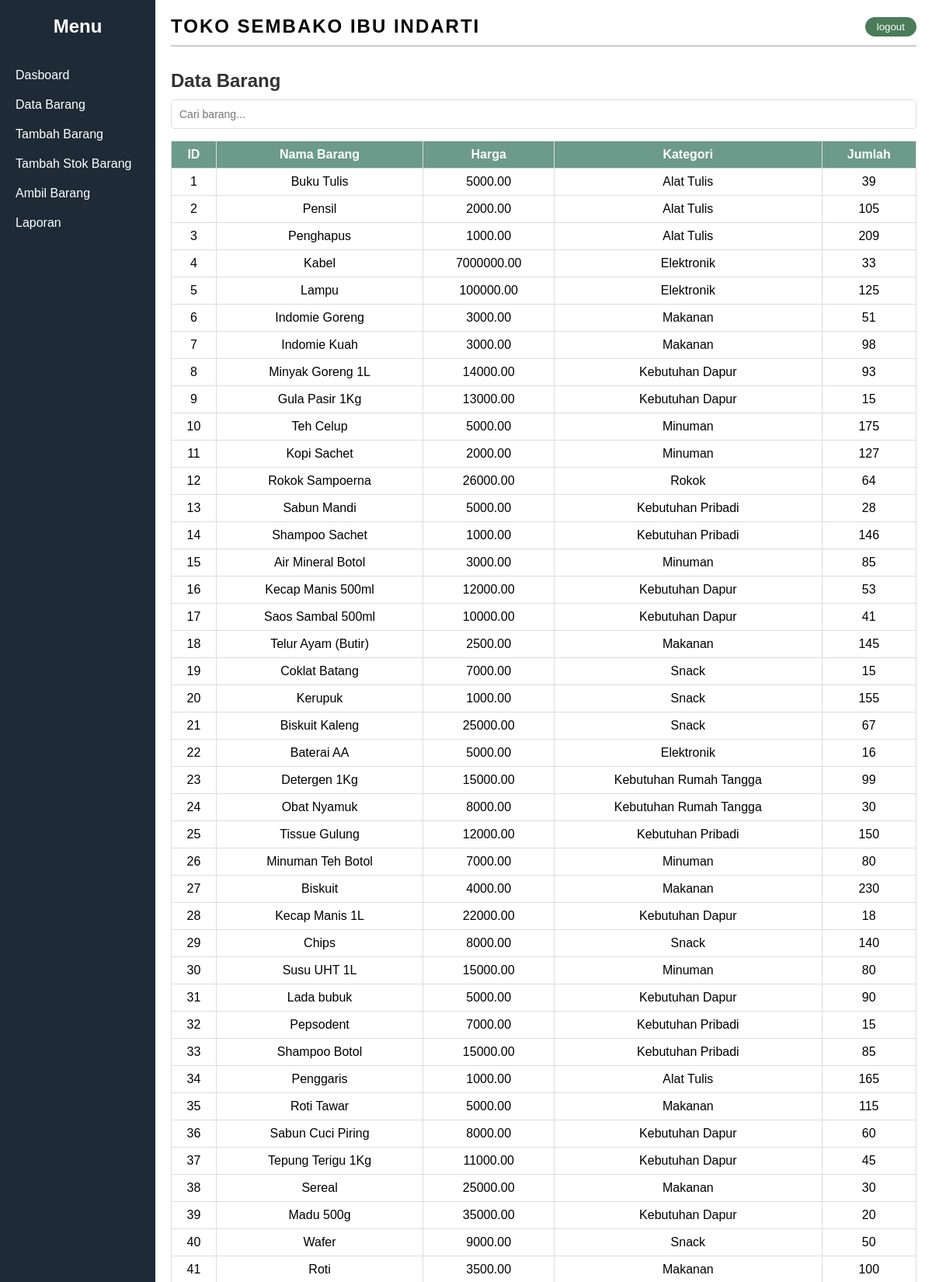
/Projek/databarang.php (upper part), run on the app's committed database.
### tables this page shows
CREATE TABLE `barang` (
  `id` int(11) NOT NULL,
  `nama_barang` varchar(100) NOT NULL,
  `harga` decimal(10,2) NOT NULL,
  `kategori` varchar(50) NOT NULL,
  `stok` int(11) NOT NULL
);

### Projek/databarang.php (the view, shortened to what this page needs)
<!DOCTYPE html>
<html lang="en">
<head>
    <link rel="stylesheet" href="style.css">
</head>
<body>
    <div class="container">
        <div class="sidebar">
            <h2>Menu</h2>
            <ul>
                <li><a href="dashboard.php">Dasboard</a></li>
                <li><a href="databarang.php">Data Barang</a></li>
                <li><a href="tambahbarang.php">Tambah Barang</a></li>
                <li><a href="tambahstok.php">Tambah Stok Barang</a></li>
                <li><a href="ambilstok.php">Ambil Barang</a></li>
                <li><a href="laporan.php">Laporan</a></li>
            </ul>
        </div>
        <div class="main-content">
            <header>
                <h1>TOKO SEMBAKO IBU INDARTI</h1>
                <a href="index.php"><button class="logout">logout</button></a>
            </header>
            <section id="data-barang" class="section">
                <h2>Data Barang</h2>
                <div class="search-bar">
                    <input type="text" id="searchInput" placeholder="Cari barang...">
                </div>
                <div class="bungkustabel">
                <table>
                    <thead>
                        <tr>
                            <th>ID</th>
                            <th>Nama Barang</th>
                            <th>Harga</th>
                            <th>Kategori</th>
                            <th>Jumlah</th>
                        </tr>
                    </thead>
                    <tbody id="tableBody">
                    <?php
                            include "koneksi.php";
                            $ambilData = mysqli_query($conn, "select * from barang ");
                            while($tampil = mysqli_fetch_assoc($ambilData)){
                                echo "
                                    <tr>
                                        <td>$tampil[id]</td>
                                        <td>$tampil[nama_barang]</td>
                                        <td>$tampil[harga]</td>
                                        <td>$tampil[kategori]</td>
                                        <td>$tampil[stok]</td>
                                    </tr>";
                            }
                        ?>
                    </tbody>
                </table>
                </div>
            </section>
        </div>
    </div>
</body>
</html>

### Projek/style.css (style rules this page uses)
* { margin: 0; padding: 0; box-sizing: border-box; font-family: Arial, sans-serif; }
body { background-color: #f4f4f4; }
.container { display: flex; min-height: 100vh; flex-wrap: wrap; }
.sidebar { background-color: #1e2a36; color: #fff; width: 200px; padding: 20px; flex-shrink: 0; }
.sidebar h2 { text-align: center; margin-bottom: 30px; }
.sidebar ul { list-style: none; }
.sidebar li { padding: 10px 0; cursor: pointer; font-size: 16px; }
.sidebar li a { color: #ffffff; text-decoration: none; }
.main-content { flex-grow: 1; padding: 20px; background-color: #ffffff; display: flex; flex-direction: column; }
header { display: flex; justify-content: space-between; align-items: center; border-bottom: 2px solid #ccc; padding-bottom: 10px; }
header h1 { text-transform: uppercase; font-size: 24px; letter-spacing: 2px; }
header .logout { background-color: #4a7c59; color: #fff; border: none; border-radius: 15px; padding: 5px 15px; cursor: pointer; }
.section { margin-top: 30px; }
.bungkustabel { height: 52vh; overflow: scroll; }
.section h2 { margin-bottom: 10px; color: #333; }
.section table { width: 100%; border-collapse: collapse; position: relative; }
.section table th, .section table td { border: 1px solid #ddd; padding: 8px; text-align: center; }
.section table th { background-color: #6c9a8b; color: #fff; }
.section table thead { background-color: #6c9a8b; position: sticky; z-index: 99999999; top: -1px; left:0; width: 100%; }
.search-bar { margin-bottom: 15px; }
.search-bar input { width: 100%; padding: 10px; border: 1px solid #ddd; border-radius: 5px; font-size: 14px; }

### data on the page
barang: id "1", nama_barang "Buku Tulis", harga "5000.00", kategori "Alat Tulis", stok "39"
barang: id "2", nama_barang "Pensil", harga "2000.00", kategori "Alat Tulis", stok "105"
barang: id "3", nama_barang "Penghapus", harga "1000.00", kategori "Alat Tulis", stok "209"
barang: id "4", nama_barang "Kabel", harga "7000000.00", kategori "Elektronik", stok "33"
barang: id "5", nama_barang "Lampu", harga "100000.00", kategori "Elektronik", stok "125"
barang: id "6", nama_barang "Indomie Goreng", harga "3000.00", kategori "Makanan", stok "51"
barang: id "7", nama_barang "Indomie Kuah", harga "3000.00", kategori "Makanan", stok "98"
barang: id "8", nama_barang "Minyak Goreng 1L", harga "14000.00", kategori "Kebutuhan Dapur", stok "93"
barang: id "9", nama_barang "Gula Pasir 1Kg", harga "13000.00", kategori "Kebutuhan Dapur", stok "15"
barang: id "10", nama_barang "Teh Celup", harga "5000.00", kategori "Minuman", stok "175"
barang: id "11", nama_barang "Kopi Sachet", harga "2000.00", kategori "Minuman", stok "127"
barang: id "12", nama_barang "Rokok Sampoerna", harga "26000.00", kategori "Rokok", stok "64"
barang: id "13", nama_barang "Sabun Mandi", harga "5000.00", kategori "Kebutuhan Pribadi", stok "28"
barang: id "14", nama_barang "Shampoo Sachet", harga "1000.00", kategori "Kebutuhan Pribadi", stok "146"
barang: id "15", nama_barang "Air Mineral Botol", harga "3000.00", kategori "Minuman", stok "85"
barang: id "16", nama_barang "Kecap Manis 500ml", harga "12000.00", kategori "Kebutuhan Dapur", stok "53"
barang: id "17", nama_barang "Saos Sambal 500ml", harga "10000.00", kategori "Kebutuhan Dapur", stok "41"
barang: id "18", nama_barang "Telur Ayam (Butir)", harga "2500.00", kategori "Makanan", stok "145"
barang: id "19", nama_barang "Coklat Batang", harga "7000.00", kategori "Snack", stok "15"
barang: id "20", nama_barang "Kerupuk", harga "1000.00", kategori "Snack", stok "155"
barang: id "21", nama_barang "Biskuit Kaleng", harga "25000.00", kategori "Snack", stok "67"
barang: id "22", nama_barang "Baterai AA", harga "5000.00", kategori "Elektronik", stok "16"
barang: id "23", nama_barang "Detergen 1Kg", harga "15000.00", kategori "Kebutuhan Rumah Tangga", stok "99"
barang: id "24", nama_barang "Obat Nyamuk", harga "8000.00", kategori "Kebutuhan Rumah Tangga", stok "30"
barang: id "25", nama_barang "Tissue Gulung", harga "12000.00", kategori "Kebutuhan Pribadi", stok "150"
barang: id "26", nama_barang "Minuman Teh Botol", harga "7000.00", kategori "Minuman", stok "80"
barang: id "27", nama_barang "Biskuit", harga "4000.00", kategori "Makanan", stok "230"
barang: id "28", nama_barang "Kecap Manis 1L", harga "22000.00", kategori "Kebutuhan Dapur", stok "18"
barang: id "29", nama_barang "Chips", harga "8000.00", kategori "Snack", stok "140"
barang: id "30", nama_barang "Susu UHT 1L", harga "15000.00", kategori "Minuman", stok "80"
barang: id "31", nama_barang "Lada bubuk", harga "5000.00", kategori "Kebutuhan Dapur", stok "90"
barang: id "32", nama_barang "Pepsodent", harga "7000.00", kategori "Kebutuhan Pribadi", stok "15"
barang: id "33", nama_barang "Shampoo Botol", harga "15000.00", kategori "Kebutuhan Pribadi", stok "85"
barang: id "34", nama_barang "Penggaris", harga "1000.00", kategori "Alat Tulis", stok "165"
barang: id "35", nama_barang "Roti Tawar", harga "5000.00", kategori "Makanan", stok "115"
barang: id "36", nama_barang "Sabun Cuci Piring", harga "8000.00", kategori "Kebutuhan Dapur", stok "60"
barang: id "37", nama_barang "Tepung Terigu 1Kg", harga "11000.00", kategori "Kebutuhan Dapur", stok "45"
barang: id "38", nama_barang "Sereal", harga "25000.00", kategori "Makanan", stok "30"
barang: id "39", nama_barang "Madu 500g", harga "35000.00", kategori "Kebutuhan Dapur", stok "20"
barang: id "40", nama_barang "Wafer", harga "9000.00", kategori "Snack", stok "50"
barang: id "41", nama_barang "Roti", harga "3500.00", kategori "Makanan", stok "100"
